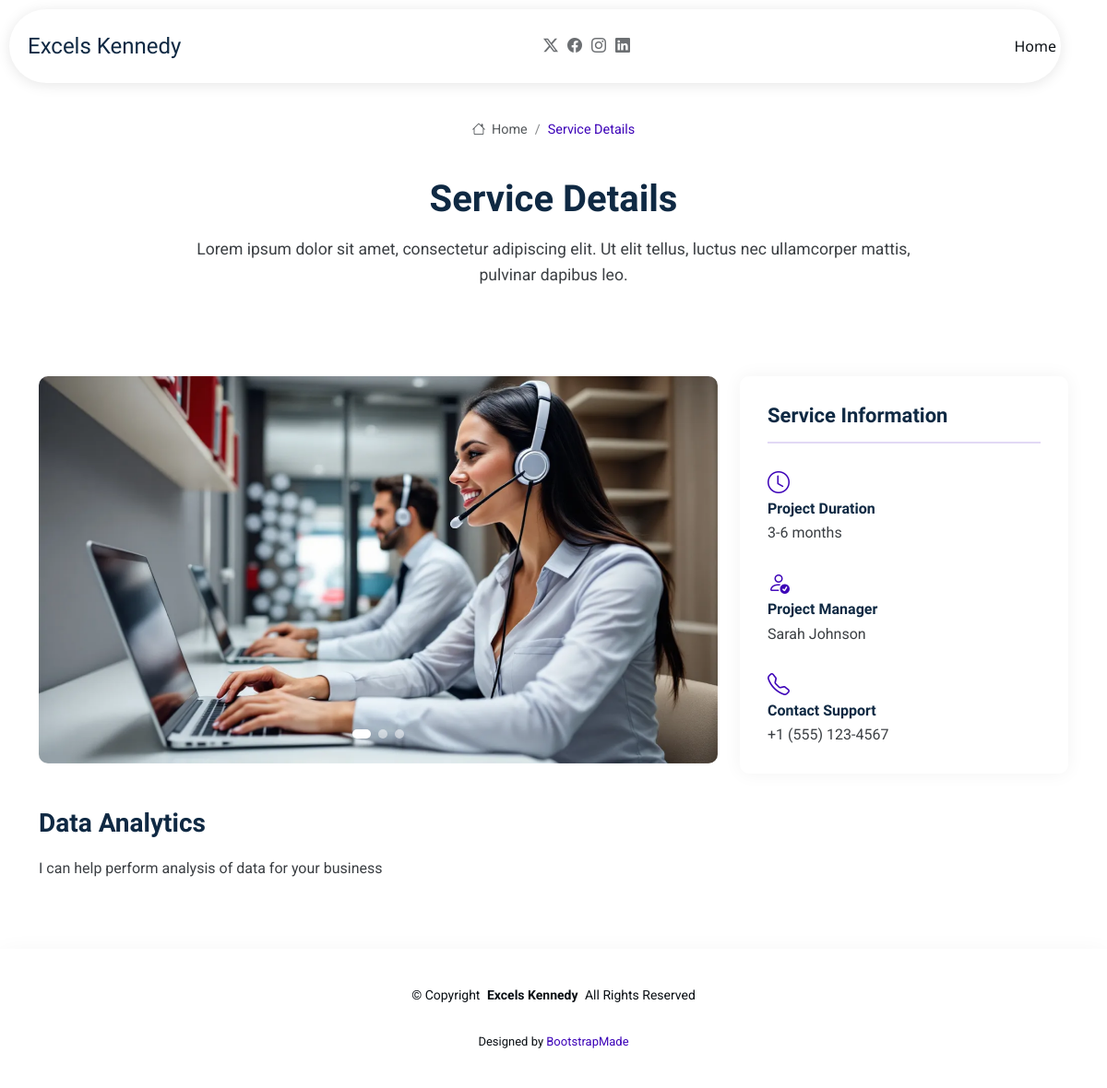
Page /services/2/ on the committed database.
### core/models.py (models this page shows, shortened)
class Service(models.Model):
    name = models.CharField(max_length=100)
    description = RichTextField(blank=True, null=True)

### core/views.py (the view)
# urls.py: path('services/<int:id>/', views.services, name='services'),
def services(request, id):
    service = Service.objects.get(id=id)
    context = {
        'service': service,
    }
    return render(request, 'service-details.html', context)

### core/templates/service-details.html (shortened to what this page needs)
{% extends 'base.html' %}
{% load static %}
{% block content %}
<body class="service-details-page">
  <header id="header" class="header d-flex align-items-center sticky-top">
    <div class="header-container container-fluid container-xl position-relative d-flex align-items-center justify-content-between">
      <a href="{% url 'home' %}" class="logo d-flex align-items-center me-auto me-xl-0">
        <h1 class="sitename">Excels Kennedy</h1>
      </a>
      <nav id="navmenu" class="navmenu">
        <ul>
          <li><a href="{% url 'home' %}">Home</a></li>
        </ul>
      </nav>
      <div class="header-social-links">
        <a href="#" class="twitter"><i class="bi bi-twitter-x"></i></a>
        <a href="#" class="facebook"><i class="bi bi-facebook"></i></a>
        <a href="#" class="instagram"><i class="bi bi-instagram"></i></a>
        <a href="#" class="linkedin"><i class="bi bi-linkedin"></i></a>
      </div>
    </div>
  </header>
  <main class="main">
    <div class="page-title">
      <div class="breadcrumbs">
        <nav aria-label="breadcrumb">
          <ol class="breadcrumb">
            <li class="breadcrumb-item"><a href="{% url 'home' %}"><i class="bi bi-house"></i> Home</a></li>
            <li class="breadcrumb-item active current">Service Details</li>
          </ol>
        </nav>
      </div>
      <div class="title-wrapper">
        <h1>Service Details</h1>
        <p>Lorem ipsum dolor sit amet, consectetur adipiscing elit. Ut elit tellus, luctus nec ullamcorper mattis, pulvinar dapibus leo.</p>
      </div>
    </div>
    <section id="service-details" class="service-details section">
      <div class="container" data-aos="fade-up" data-aos-delay="100">
        <div class="row gy-4">
          <div class="col-lg-8">
            <div class="service-details-slider swiper init-swiper">
              <div class="swiper-wrapper align-items-center">
                <div class="swiper-slide">
                  <img src="{% static 'assets/img/services-1.webp' %}" alt="" class="img-fluid" loading="lazy">
                </div>
              </div>
              <div class="swiper-pagination"></div>
            </div>
            <div class="content mt-5">
              <h3>{{ service.name}}</h3>
              <p>{{ service.description }}</p>
            </div>
          </div>
          <div class="col-lg-4">
            <div class="service-info">
              <h4>Service Information</h4>
              <div class="info-item">
                <i class="bi bi-clock"></i>
                <h5>Project Duration</h5>
                <p>3-6 months</p>
              </div>
              <div class="info-item">
                <i class="bi bi-person-check"></i>
                <h5>Project Manager</h5>
                <p>Sarah Johnson</p>
              </div>
              <div class="info-item">
                <i class="bi bi-telephone"></i>
                <h5>Contact Support</h5>
                <p>+1 (555) 123-4567</p>
              </div>
            </div>
          </div>
        </div>
      </div>
    </section>
  </main>
</body>
{% endblock %}

### rows in the picture
Service: name "Data Analytics", description "I can help perform analysis of data for your business"
